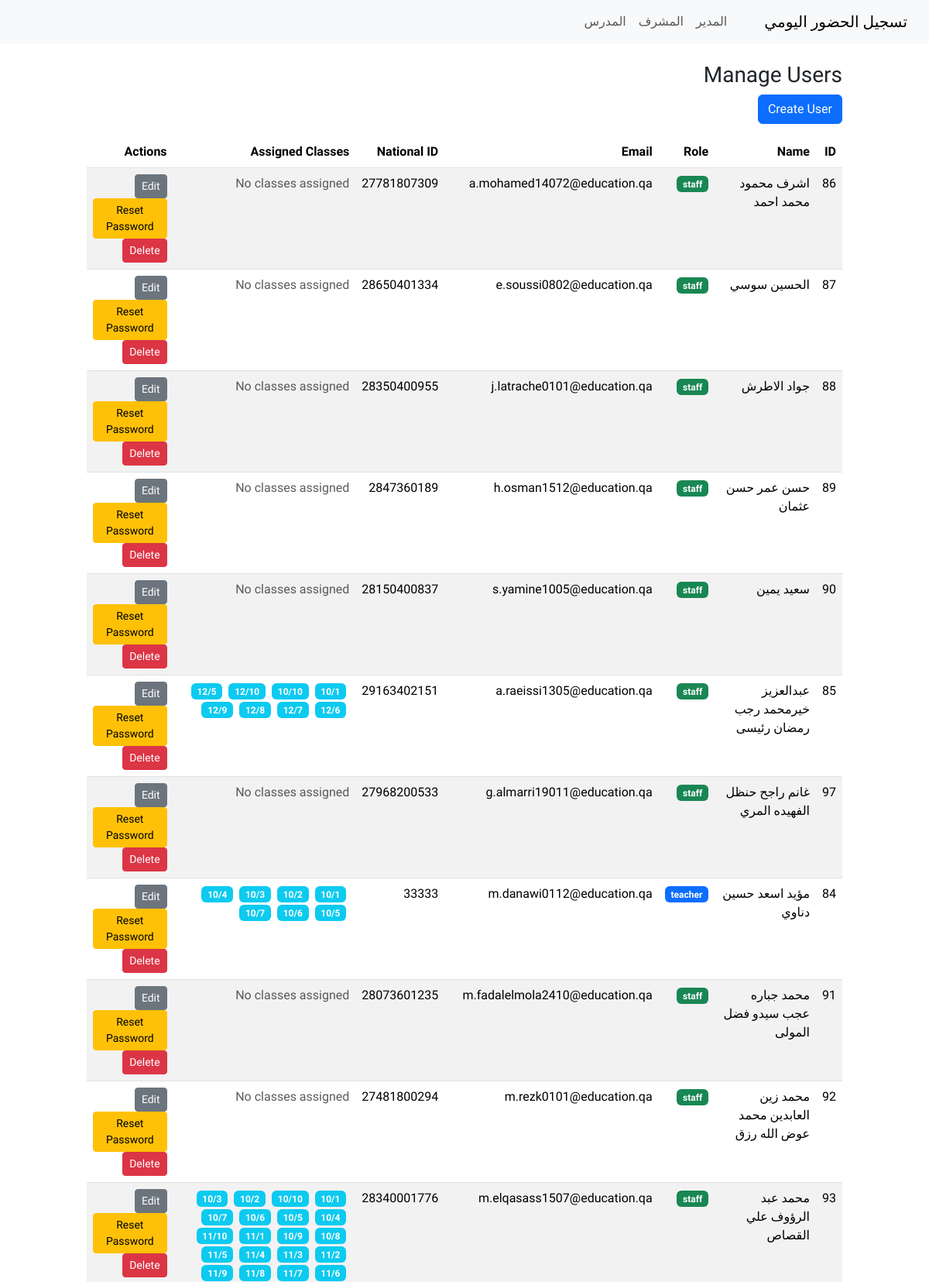
The app's page /admin/users (signed in, upper part) with its own data.
### tables this page shows
CREATE TABLE "user" (
	"id"	INTEGER NOT NULL,
	"name"	VARCHAR(150) NOT NULL,
	"role"	VARCHAR(50) NOT NULL,
	"password_hash"	VARCHAR(200),
	"national_id"	VARCHAR(50),
	"classes"	VARCHAR(200),
	"email"	VARCHAR(50),
	"emp_id"	VARCHAR(50),
	PRIMARY KEY("id")
);

CREATE TABLE school_class (
	id INTEGER NOT NULL, 
	name VARCHAR(120) NOT NULL, 
	PRIMARY KEY (id)
);

### app.py (the view)
@app.route('/admin/users')
@login_required
def admin_users():
    if not admin_required():
        return redirect(url_for('index'))
    conn = get_db()
    rows = conn.execute("SELECT * FROM user ORDER BY name").fetchall()
    users = [RowObject(r) for r in rows]
    classes_rows = conn.execute("SELECT * FROM school_class").fetchall()
    classes_dict = {str(r['id']): r['name'] for r in classes_rows}
    return render_template('admin_users.html', users=users, classes_dict=classes_dict)

### app.py (called while the page is built)
def get_db():
    db_conn = getattr(g, '_database', None)
    if db_conn is None:
        db_conn = sqlite3.connect(DATABASE, detect_types=sqlite3.PARSE_DECLTYPES)
        db_conn.row_factory = sqlite3.Row
        g._database = db_conn
    return db_conn

@login_manager.user_loader
def load_user(user_id):
    conn = get_db()
    row = conn.execute("SELECT * FROM user WHERE id = ?", (int(user_id),)).fetchone()
    return SimpleUser(row) if row else None

def admin_required():
    if not current_user.is_authenticated or current_user.role != 'admin':
        flash('Unauthorized', 'danger')
        return False
    return True

    def __getattr__(self, name):
        try:
            return self._r[name]
        except Exception:
            raise AttributeError(name)

### templates/admin_users.html (shortened to what this page needs)
{% extends 'layout.html' %}
{% block content %}
<h3>Manage Users</h3>
<a class="btn btn-primary mb-3" href="{{ url_for('admin_users_create') }}">Create User</a>
<table class="table table-striped">
    <thead>
        <tr>
            <th>ID</th>
            <th>Name</th>
            <th>Role</th>
            <th>Email</th>
            <th>National ID</th>
            <th>Assigned Classes</th>
            <th>Actions</th>
        </tr>
    </thead>
    <tbody>
        {% for u in users %}
        <tr>
            <td>{{u.id}}</td>
            <td>{{u.name}}</td>
            <td>
                <span
                    class="badge bg-{% if u.role=='admin' %}danger{% elif u.role=='teacher' %}primary{% elif u.role=='staff' %}success{% else %}secondary{% endif %}">
                    {{u.role}}
                </span>
            </td>
            <td>{{u.email or '-'}}</td>
            <td>{{u.national_id or '-'}}</td>
            <td>
                {% if (u.role == 'teacher' or u.role == 'staff') and u.classes %}
                {% set class_ids = u.classes.split(',') %}
                {% for cid in class_ids %}
                {% if cid.strip() %}
                <span class="badge bg-info me-1">{{ classes_dict.get(cid.strip(), 'Unknown') }}</span>
                {% endif %}
                {% endfor %}
                {% elif u.role == 'teacher' or u.role == 'staff' %}
                <span class="text-muted">No classes assigned</span>
                {% else %}
                <span class="text-muted">-</span>
                {% endif %}
            </td>
            <td>
                <a class="btn btn-sm btn-secondary" href="{{ url_for('admin_users_edit', user_id=u.id) }}">
                     Edit
                </a>
                <a class="btn btn-sm btn-warning" href="{{ url_for('admin_users_reset_password', user_id=u.id) }}">
                     Reset Password
                </a>
                <form method="post" action="{{ url_for('admin_users_delete', user_id=u.id) }}"
                    style="display:inline-block" onsubmit="return confirm('Delete user?')">
                    <button class="btn btn-sm btn-danger">
                         Delete
                    </button>
                </form>
            </td>
        </tr>
        {% endfor %}
    </tbody>
</table>
{% endblock %}

### static/css/style.css (style rules this page uses)
body { font-family: 'Tajawal', Tahoma, Geneva, Verdana, sans-serif; }

### records on screen
user: name "اشرف محمود محمد احمد", role "staff", email "a.mohamed14072@education.qa", national "27781807309"
user: name "الحسين سوسي", role "staff", email "e.soussi0802@education.qa", national "28650401334"
user: name "جواد الاطرش", role "staff", email "j.latrache0101@education.qa", national "28350400955"
user: name "حسن عمر حسن عثمان", role "staff", email "h.osman1512@education.qa", national "2847360189"
user: name "سعيد يمين", role "staff", email "s.yamine1005@education.qa", national "28150400837"
user: name "عبدالعزيز خيرمحمد رجب رمضان رئيسى", role "staff", email "a.raeissi1305@education.qa", national "29163402151"
school_class: get "10/1" "10/1" "10/1"
school_class: get "10/10" "10/10"
school_class: get "12/10"
school_class: get "12/5"
school_class: get "12/6"
school_class: get "12/7"
school_class: get "12/8"
school_class: get "12/9"
user: name "غانم راجح حنظل الفهيده المري", role "staff", email "g.almarri19011@education.qa", national "27968200533"
user: name "مؤيد اسعد حسين دناوي", role "teacher", email "m.danawi0112@education.qa", national "33333"
school_class: get "10/2" "10/2"
school_class: get "10/3" "10/3"
school_class: get "10/4" "10/4"
school_class: get "10/5" "10/5"
school_class: get "10/6" "10/6"
school_class: get "10/7" "10/7"
user: name "محمد جباره عجب سيدو فضل المولى", role "staff", email "m.fadalelmola2410@education.qa", national "28073601235"
user: name "محمد زين العابدين محمد عوض الله رزق", role "staff", email "m.rezk0101@education.qa", national "27481800294"
user: name "محمد عبد الرؤوف علي القصاص", role "staff", email "m.elqasass1507@education.qa", national "28340001776"
school_class: get "10/8"
school_class: get "10/9"
school_class: get "11/1"
school_class: get "11/10"
school_class: get "11/2"
school_class: get "11/3"
school_class: get "11/4"
school_class: get "11/5"
school_class: get "11/6"
school_class: get "11/7"
school_class: get "11/8"
school_class: get "11/9"

### other values on screen
{{ u.id }} "86" "87" "88" "89" "90" "85" "97" "84" "91" "92" "93"
